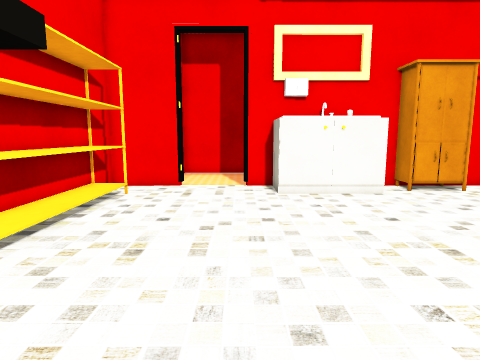
View 1 (above)

16 first-person views from a walk through a Unity game level. The camera is 1.3 m above the floor, tilts 8° down and sees 75° across. Doors are open. The floor is counted in squares, 0.5 m on a side. Each view is taken from the middle of a square. On the plan, view 1 faces up. The plan holds only what a view shows up to about 20 squares ahead; the rest is blank. The player character is not drawn. Some animated figures are left out. Some surface patterns are stand-ins.

View 2
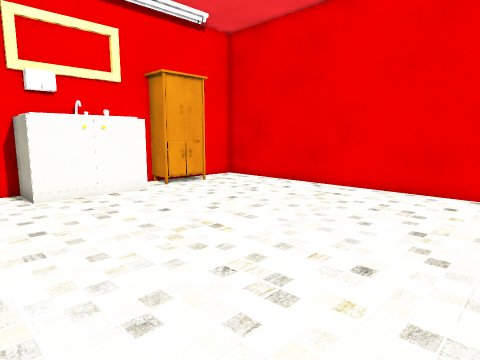

View 3
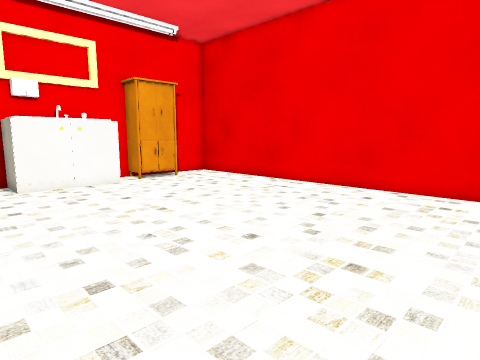

View 4
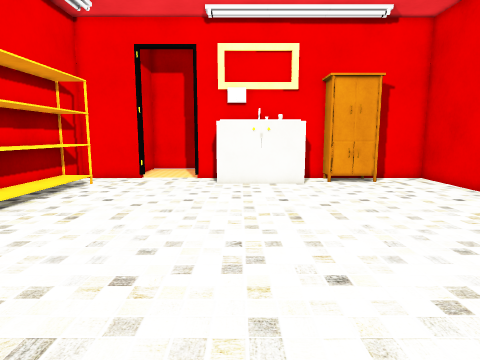

View 5
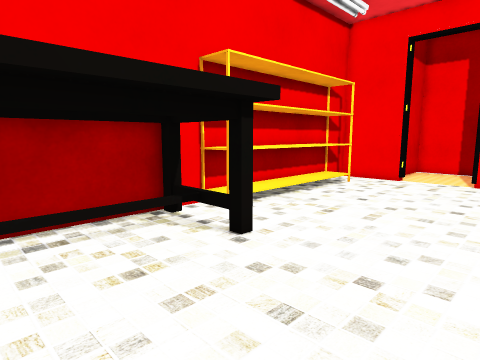

View 6
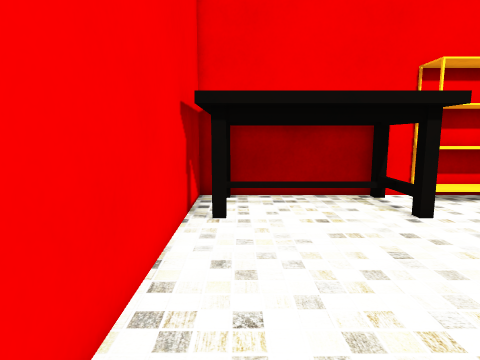

View 7
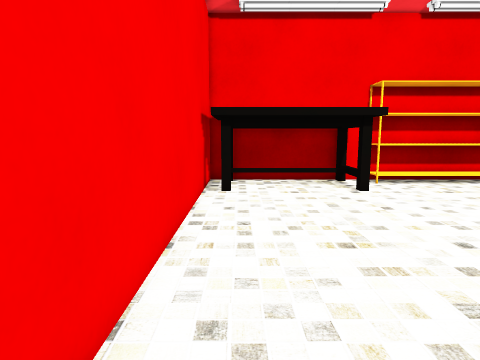

View 8
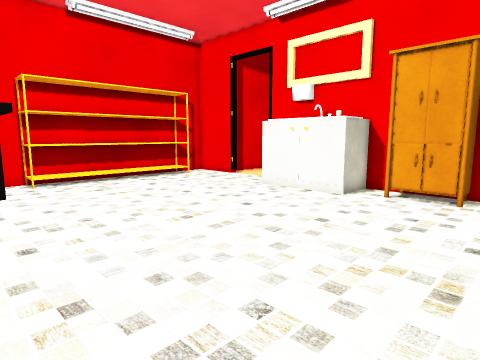

View 9
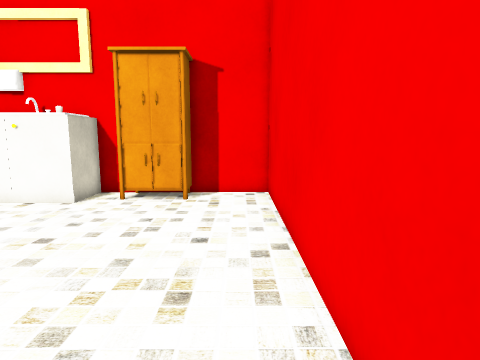

View 10
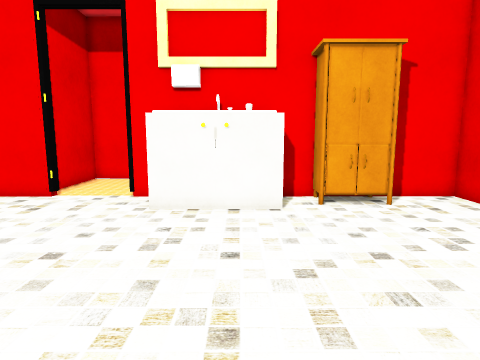

View 11
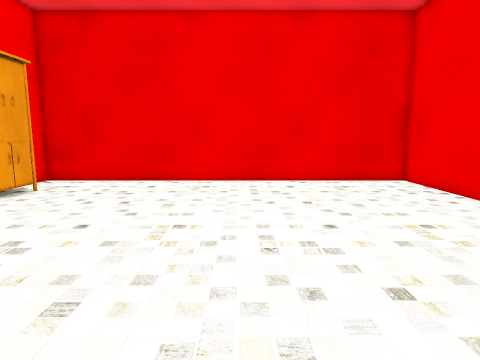

View 12
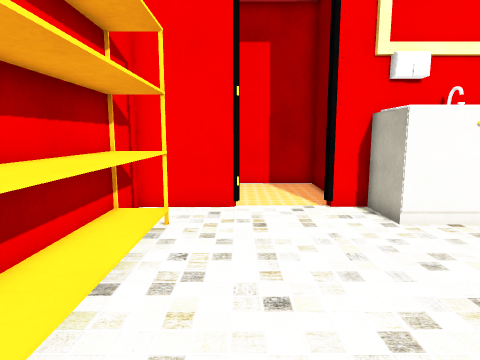

View 13
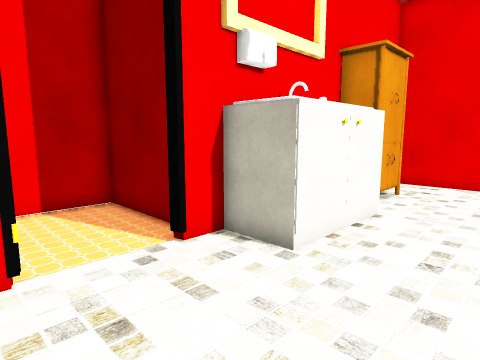

View 14
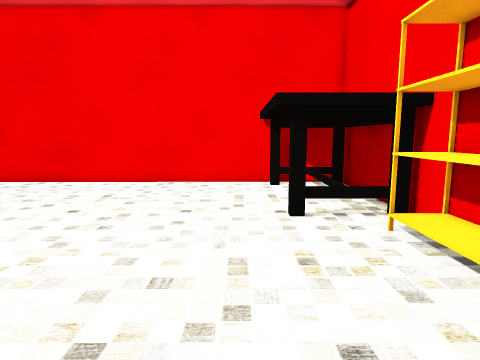

View 15
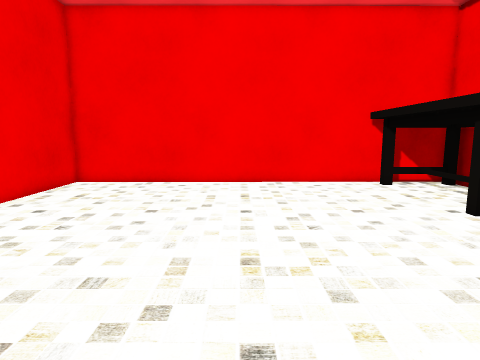

View 16
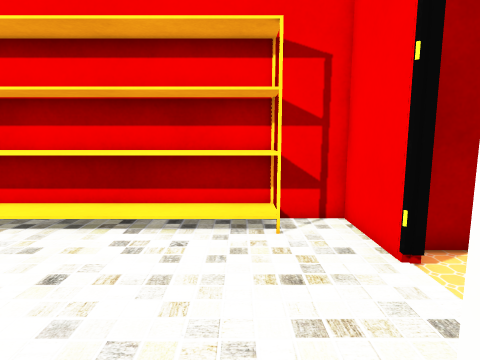

### Floor plan
Key: @ floor where view 1 was taken; # wall or solid block; . floor; D open door; S sink; C cabinet; H shelf; T table.
Columns run from 7 left of view 1 to 14 right of it. Each row starts with its distance up from view 1.
 22    ######
 21    #....#
 20    #....#
 19    #....#
 18    #....#
 17    #DDDD#    ###  ###
 16 ####DDDD#SSSSS#C  C ##
 15 #........S SSSSCCCC..#
 14 #HH......SSSSS.......#
 13 #HH..................#
 12 #HH..................#
 11 #HH..................#
 10 #HH..................#
  9 #HH..................#
  8 #HH..................#
  7 #HH..................#
  6 #HH..................#
  5 #HH..................#
  4 # ...................#
  3 #TTTT................#
  2 #T..T................#
  1 #T..T................#
  0 #T..T..@.............#
 -1 #T..T................#
 -2 #T..T................#
 -3 #T..T................#
 -4 # TTT................#
 -5 ######################

Where each view was taken, in squares from view 1:
view 1: 0 up, 0 right, facing up
view 2: 0 up, 1 left, facing up-right
view 3: 3 down, 1 left, facing up-right
view 4: 3 down, 3 right, facing up
view 5: 3 down, 3 right, facing up-left
view 6: 3 down, 7 right, facing left
view 7: 3 down, 12 right, facing left
view 8: 1 up, 13 right, facing up-left
view 9: 2 up, 13 right, facing up
view 10: 3 up, 5 right, facing up
view 11: 5 up, 4 left, facing right
view 12: 5 up, 3 left, facing up
view 13: 10 up, 4 left, facing up-right
view 14: 13 up, 1 left, facing down
view 15: 13 up, 5 right, facing down
view 16: 13 up, 3 right, facing left
